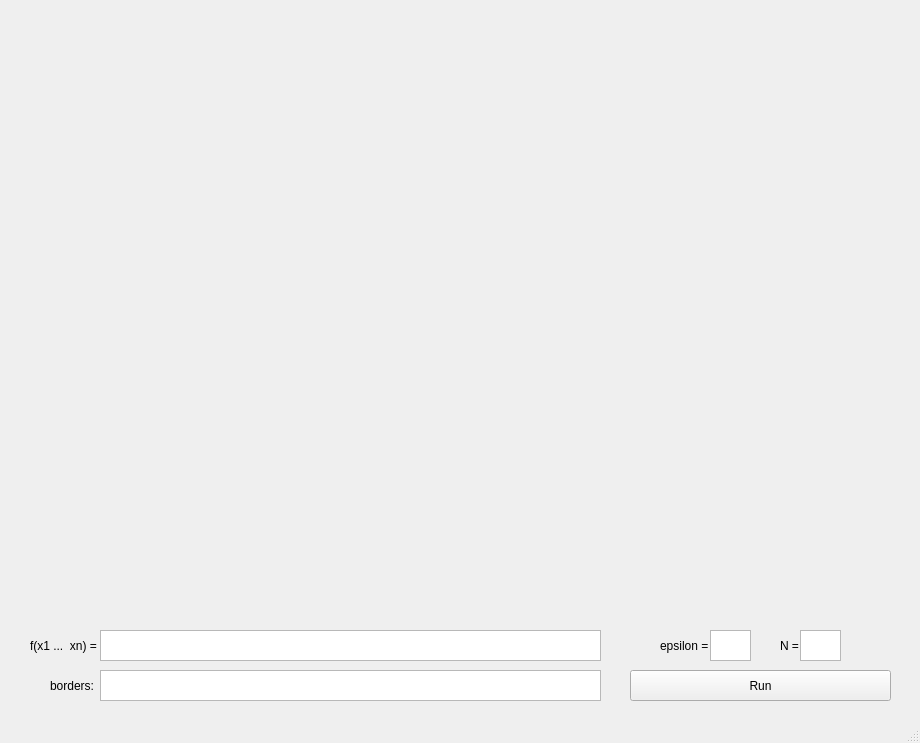
<?xml version="1.0" encoding="UTF-8"?>
<ui version="4.0">
 <class>MainWindow</class>
 <widget class="QMainWindow" name="MainWindow">
  <property name="geometry">
   <rect>
    <x>0</x>
    <y>0</y>
    <width>920</width>
    <height>743</height>
   </rect>
  </property>
  <property name="windowTitle">
   <string>MainWindow</string>
  </property>
  <widget class="QWidget" name="centralwidget">
   <widget class="QTextEdit" name="textEdit_func">
    <property name="geometry">
     <rect>
      <x>100</x>
      <y>630</y>
      <width>501</width>
      <height>31</height>
     </rect>
    </property>
   </widget>
   <widget class="QPushButton" name="pushButton">
    <property name="geometry">
     <rect>
      <x>630</x>
      <y>670</y>
      <width>261</width>
      <height>31</height>
     </rect>
    </property>
    <property name="text">
     <string>Run</string>
    </property>
   </widget>
   <widget class="QWidget" name="widget" native="true">
    <property name="geometry">
     <rect>
      <x>10</x>
      <y>0</y>
      <width>901</width>
      <height>621</height>
     </rect>
    </property>
   </widget>
   <widget class="QTextEdit" name="textEdit_n">
    <property name="geometry">
     <rect>
      <x>800</x>
      <y>630</y>
      <width>41</width>
      <height>31</height>
     </rect>
    </property>
   </widget>
   <widget class="QTextEdit" name="textEdit_eps">
    <property name="geometry">
     <rect>
      <x>710</x>
      <y>630</y>
      <width>41</width>
      <height>31</height>
     </rect>
    </property>
   </widget>
   <widget class="QLabel" name="label">
    <property name="geometry">
     <rect>
      <x>660</x>
      <y>630</y>
      <width>51</width>
      <height>31</height>
     </rect>
    </property>
    <property name="text">
     <string>epsilon =</string>
    </property>
   </widget>
   <widget class="QLabel" name="label_2">
    <property name="geometry">
     <rect>
      <x>780</x>
      <y>630</y>
      <width>21</width>
      <height>31</height>
     </rect>
    </property>
    <property name="text">
     <string>N =</string>
    </property>
   </widget>
   <widget class="QLabel" name="label_3">
    <property name="geometry">
     <rect>
      <x>30</x>
      <y>630</y>
      <width>71</width>
      <height>31</height>
     </rect>
    </property>
    <property name="text">
     <string>f(x1 ...  xn) =</string>
    </property>
   </widget>
   <widget class="QTextEdit" name="textEdit_borders">
    <property name="geometry">
     <rect>
      <x>100</x>
      <y>670</y>
      <width>501</width>
      <height>31</height>
     </rect>
    </property>
   </widget>
   <widget class="QLabel" name="label_4">
    <property name="geometry">
     <rect>
      <x>50</x>
      <y>670</y>
      <width>51</width>
      <height>31</height>
     </rect>
    </property>
    <property name="text">
     <string>borders:</string>
    </property>
   </widget>
  </widget>
  <widget class="QMenuBar" name="menubar">
   <property name="geometry">
    <rect>
     <x>0</x>
     <y>0</y>
     <width>920</width>
     <height>21</height>
    </rect>
   </property>
  </widget>
  <widget class="QStatusBar" name="statusbar"/>
 </widget>
 <resources/>
 <connections/>
</ui>
